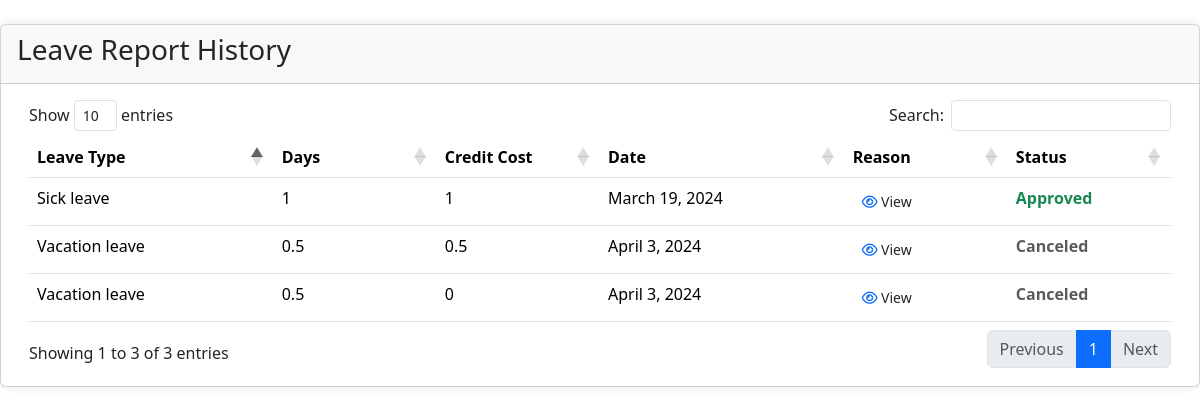
Page /user/history.php (signed in) on the committed database.
### tables this page shows
CREATE TABLE `employee_leave` (
  `leave_id` int(11) NOT NULL,
  `employee_id` varchar(20) NOT NULL,
  `leave_type` int(11) NOT NULL,
  `date` date NOT NULL,
  `status` varchar(50) NOT NULL,
  `reason` varchar(150) NOT NULL,
  `days` float NOT NULL,
  `credit_cost` float NOT NULL
);

CREATE TABLE `leave_type` (
  `type_id` int(11) NOT NULL,
  `leave_name` varchar(50) NOT NULL
);

### user/history.php (the view, shortened to what this page needs)
<?php
    require('../config.php');
?>
<!DOCTYPE html>
<html lang="en">
<head>
    <link rel="stylesheet" href="../css/contents.css?ver=0001">
    <link href="https://cdn.jsdelivr.net/npm/bootstrap@5.3.3/dist/css/bootstrap.min.css" rel="stylesheet">
    <link rel="stylesheet" type="text/css" href="https://cdn.datatables.net/1.11.5/css/dataTables.bootstrap4.min.css">
</head>
<body>
<div class="card card-outline card-primary mt-4" id="load-content">
	<div class="card-header d-flex justify-content-between">
		<h3 class="card-title">Leave Report History</h3>
	</div>
	<div class="card-body">
        <div class="container-fluid">
			<table id="tableData" class="table table-hover table-stripped">
				<colgroup>
                    <col width="15%">
					<col width="10%">
					<col width="10%">
					<col width="15%">
					<col width="10%">
					<col width="10%">
				</colgroup>
				<thead>
					<tr>
                        <th>Leave Type</th>
						<th>Days</th>
						<th>Credit Cost</th>
						<th>Date</th>
						<th>Reason</th>
						<th>Status</th>
					</tr>
				</thead>
				<tbody>
                        <?php
                            if(isset($_SESSION['employee_id'])){
                                $employeeId = $_SESSION['employee_id'];
                            }
                            $reportSql = $con -> query("SELECT * FROM
                                employee_leave
                                INNER JOIN employee ON employee_leave.employee_id=employee.employee_id
                                INNER JOIN leave_type ON employee_leave.leave_type = leave_type.type_id
                                WHERE employee.employee_id = '$employeeId' AND  employee_leave.status = 'Accepted' OR employee_leave.status = 'Rejected' OR employee_leave.status = 'Canceled'"
                            );
                            while($employee = $reportSql -> fetch_assoc()){
                        ?>
						<tr>
							<td><?=$employee['leave_name']?></td>
							<td><?=$employee['days']?></td>
							<td><?=$employee['credit_cost']?></td>
							<td><?= date('F j, Y', strtotime($employee['date'])) ?></td>
							<td>
                                <button class="btn btn-flat btn-default btn-sm view_application" type="button" data-reason="<?=$employee['reason']?>">
                                    <i class="fa fa-eye text-primary"></i> View
                                </button>
							</td>
							<td>
                            <?php if($employee['status'] == 'Accepted'): ?>
									<b class="text-success">Approved</b>
								<?php elseif($employee['status'] == 'Rejected'): ?>
									<b class="text-danger">Denied</b>
                                    <?php elseif($employee['status'] == 'Canceled'): ?>
									<b class="text-muted">Canceled</b>
								<?php else: ?>
									<b class="text-primary">Pending</b>
								<?php endif; ?>
							</td>
						</tr>
                        <?php
                            }
                        ?>
				</tbody>
			</table>
		</div>
	</div>
</div>
</body>
</html>

### css/contents.css (style rules this page uses)
.card { position: relative; display: flex; flex-direction: column; min-width: 0; word-wrap: break-word; background-color: #fff; background-clip: border-box; border: 1px solid rgba(0, 0, 0, 0.125); border-radius: 0.25rem; }
.card-body { flex: 1 1 auto; padding: 1rem 1rem; }
.card-title { margin-bottom: 0.5rem; }
.card-header { padding: 0.5rem 1rem; margin-bottom: 0; background-color: rgba(0, 0, 0, 0.03); border-bottom: 1px solid rgba(0, 0, 0, 0.125); }
.card-header:first-child { border-radius: calc(0.25rem - 1px) calc(0.25rem - 1px) 0 0; }
.card { border-radius: 15px; box-shadow: 0 0 10px rgba(0, 0, 0, 0.1); }
.card-header { border-bottom: none; }
.card-body { padding: 20px; }
.table { margin-bottom: 0; }
.card-header { display: flex; justify-content: space-between; }

### rows in the picture
employee_leave: leave_type.leave_name "Sick leave", days "1", credit_cost "1", date "March 19, 2024", status "Approved"
employee_leave: leave_type.leave_name "Vacation leave", days "0.5", credit_cost "0.5", date "April 3, 2024", status "Canceled"
employee_leave: leave_type.leave_name "Vacation leave", days "0.5", credit_cost "0", date "April 3, 2024", status "Canceled"
